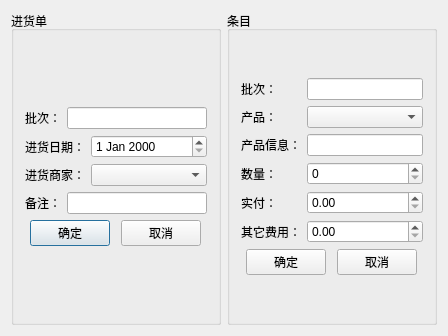
<?xml version="1.0" encoding="UTF-8"?>
<ui version="4.0">
 <class>PurchaseDlg</class>
 <widget class="QDialog" name="PurchaseDlg">
  <property name="geometry">
   <rect>
    <x>0</x>
    <y>0</y>
    <width>448</width>
    <height>336</height>
   </rect>
  </property>
  <property name="windowTitle">
   <string>PurchaseDlg</string>
  </property>
  <layout class="QVBoxLayout" name="verticalLayout_3">
   <item>
    <layout class="QHBoxLayout" name="horizontalLayout">
     <item>
      <widget class="QGroupBox" name="m_pPurchaseCGroup">
       <property name="title">
        <string>进货单</string>
       </property>
       <layout class="QVBoxLayout" name="verticalLayout">
        <item>
         <layout class="QVBoxLayout" name="m_pLayout">
          <item>
           <layout class="QHBoxLayout" name="m_pIDVLayout">
            <item>
             <widget class="QLabel" name="m_pIDLabel">
              <property name="maximumSize">
               <size>
                <width>60</width>
                <height>24</height>
               </size>
              </property>
              <property name="text">
               <string>批次：</string>
              </property>
             </widget>
            </item>
            <item>
             <widget class="QLineEdit" name="m_pIDEdit">
              <property name="readOnly">
               <bool>true</bool>
              </property>
             </widget>
            </item>
           </layout>
          </item>
          <item>
           <layout class="QHBoxLayout" name="m_pDateVLayout">
            <item>
             <widget class="QLabel" name="m_pDateLabel">
              <property name="maximumSize">
               <size>
                <width>60</width>
                <height>24</height>
               </size>
              </property>
              <property name="text">
               <string>进货日期：</string>
              </property>
             </widget>
            </item>
            <item>
             <widget class="QDateEdit" name="m_pDateEdit"/>
            </item>
           </layout>
          </item>
          <item>
           <layout class="QHBoxLayout" name="m_pMF_idVLayout">
            <item>
             <widget class="QLabel" name="m_pMF_idLabel">
              <property name="maximumSize">
               <size>
                <width>60</width>
                <height>24</height>
               </size>
              </property>
              <property name="text">
               <string>进货商家：</string>
              </property>
             </widget>
            </item>
            <item>
             <widget class="QComboBox" name="m_pMF_idBox"/>
            </item>
           </layout>
          </item>
          <item>
           <layout class="QHBoxLayout" name="m_pMemoVLayout">
            <item>
             <widget class="QLabel" name="m_pMemoLabel">
              <property name="maximumSize">
               <size>
                <width>60</width>
                <height>24</height>
               </size>
              </property>
              <property name="text">
               <string>备注：</string>
              </property>
             </widget>
            </item>
            <item>
             <widget class="QLineEdit" name="m_pMemoEdit"/>
            </item>
           </layout>
          </item>
          <item>
           <layout class="QHBoxLayout" name="m_pBtnVLayout">
            <item>
             <widget class="QPushButton" name="m_pAcceptCBtn">
              <property name="maximumSize">
               <size>
                <width>80</width>
                <height>16777215</height>
               </size>
              </property>
              <property name="text">
               <string>确定</string>
              </property>
             </widget>
            </item>
            <item>
             <widget class="QPushButton" name="m_pRejectCBtn">
              <property name="maximumSize">
               <size>
                <width>80</width>
                <height>16777215</height>
               </size>
              </property>
              <property name="text">
               <string>取消</string>
              </property>
             </widget>
            </item>
           </layout>
          </item>
         </layout>
        </item>
       </layout>
      </widget>
     </item>
     <item>
      <widget class="QGroupBox" name="m_pPurchaseSGroup">
       <property name="title">
        <string>条目</string>
       </property>
       <layout class="QVBoxLayout" name="verticalLayout_2">
        <item>
         <layout class="QVBoxLayout" name="m_pLayout_2">
          <item>
           <layout class="QHBoxLayout" name="m_pBatchVLayout">
            <item>
             <widget class="QLabel" name="m_pBatchLabel">
              <property name="minimumSize">
               <size>
                <width>60</width>
                <height>0</height>
               </size>
              </property>
              <property name="maximumSize">
               <size>
                <width>60</width>
                <height>24</height>
               </size>
              </property>
              <property name="text">
               <string>批次：</string>
              </property>
             </widget>
            </item>
            <item>
             <widget class="QLineEdit" name="m_pBatchEdit">
              <property name="readOnly">
               <bool>true</bool>
              </property>
             </widget>
            </item>
           </layout>
          </item>
          <item>
           <layout class="QHBoxLayout" name="m_pProductVLayout">
            <item>
             <widget class="QLabel" name="m_pProductLabel">
              <property name="minimumSize">
               <size>
                <width>60</width>
                <height>0</height>
               </size>
              </property>
              <property name="maximumSize">
               <size>
                <width>60</width>
                <height>24</height>
               </size>
              </property>
              <property name="text">
               <string>产品：</string>
              </property>
             </widget>
            </item>
            <item>
             <widget class="QComboBox" name="m_pProductIDBox">
              <property name="minimumSize">
               <size>
                <width>60</width>
                <height>0</height>
               </size>
              </property>
             </widget>
            </item>
           </layout>
          </item>
          <item>
           <layout class="QHBoxLayout" name="m_pBatchVLayout_2">
            <item>
             <widget class="QLabel" name="m_pProductInfoLabel">
              <property name="minimumSize">
               <size>
                <width>60</width>
                <height>0</height>
               </size>
              </property>
              <property name="maximumSize">
               <size>
                <width>60</width>
                <height>24</height>
               </size>
              </property>
              <property name="text">
               <string>产品信息：</string>
              </property>
             </widget>
            </item>
            <item>
             <widget class="QLineEdit" name="m_pProductInfoEdit">
              <property name="readOnly">
               <bool>true</bool>
              </property>
             </widget>
            </item>
           </layout>
          </item>
          <item>
           <layout class="QHBoxLayout" name="m_pCountVLayout">
            <item>
             <widget class="QLabel" name="m_pCountLabel">
              <property name="minimumSize">
               <size>
                <width>60</width>
                <height>0</height>
               </size>
              </property>
              <property name="maximumSize">
               <size>
                <width>60</width>
                <height>24</height>
               </size>
              </property>
              <property name="text">
               <string>数量：</string>
              </property>
             </widget>
            </item>
            <item>
             <widget class="QSpinBox" name="m_pCountSpin"/>
            </item>
           </layout>
          </item>
          <item>
           <layout class="QHBoxLayout" name="m_pPricePayLayout">
            <item>
             <widget class="QLabel" name="m_pPricePayLabel">
              <property name="minimumSize">
               <size>
                <width>60</width>
                <height>0</height>
               </size>
              </property>
              <property name="maximumSize">
               <size>
                <width>60</width>
                <height>16777215</height>
               </size>
              </property>
              <property name="text">
               <string>实付：</string>
              </property>
             </widget>
            </item>
            <item>
             <widget class="QDoubleSpinBox" name="m_pPricePaySpin">
              <property name="maximum">
               <double>999999999.000000000000000</double>
              </property>
             </widget>
            </item>
           </layout>
          </item>
          <item>
           <layout class="QHBoxLayout" name="m_pFeeOtherLayout">
            <item>
             <widget class="QLabel" name="m_pFeeOtherLabel">
              <property name="minimumSize">
               <size>
                <width>60</width>
                <height>0</height>
               </size>
              </property>
              <property name="maximumSize">
               <size>
                <width>60</width>
                <height>16777215</height>
               </size>
              </property>
              <property name="text">
               <string>其它费用：</string>
              </property>
             </widget>
            </item>
            <item>
             <widget class="QDoubleSpinBox" name="m_pFeeOtherSpin">
              <property name="maximum">
               <double>999999999.000000000000000</double>
              </property>
             </widget>
            </item>
           </layout>
          </item>
          <item>
           <layout class="QHBoxLayout" name="m_pBtnSVLayout">
            <item>
             <widget class="QPushButton" name="m_pAcceptSBtn">
              <property name="maximumSize">
               <size>
                <width>80</width>
                <height>16777215</height>
               </size>
              </property>
              <property name="text">
               <string>确定</string>
              </property>
             </widget>
            </item>
            <item>
             <widget class="QPushButton" name="m_pRejectSBtn">
              <property name="maximumSize">
               <size>
                <width>80</width>
                <height>16777215</height>
               </size>
              </property>
              <property name="text">
               <string>取消</string>
              </property>
             </widget>
            </item>
           </layout>
          </item>
         </layout>
        </item>
       </layout>
      </widget>
     </item>
    </layout>
   </item>
  </layout>
  <zorder></zorder>
 </widget>
 <layoutdefault spacing="6" margin="11"/>
 <resources/>
 <connections>
  <connection>
   <sender>m_pRejectCBtn</sender>
   <signal>clicked()</signal>
   <receiver>PurchaseDlg</receiver>
   <slot>reject()</slot>
   <hints>
    <hint type="sourcelabel">
     <x>183</x>
     <y>299</y>
    </hint>
    <hint type="destinationlabel">
     <x>320</x>
     <y>335</y>
    </hint>
   </hints>
  </connection>
  <connection>
   <sender>m_pRejectSBtn</sender>
   <signal>clicked()</signal>
   <receiver>PurchaseDlg</receiver>
   <slot>reject()</slot>
   <hints>
    <hint type="sourcelabel">
     <x>360</x>
     <y>296</y>
    </hint>
    <hint type="destinationlabel">
     <x>401</x>
     <y>328</y>
    </hint>
   </hints>
  </connection>
 </connections>
</ui>
